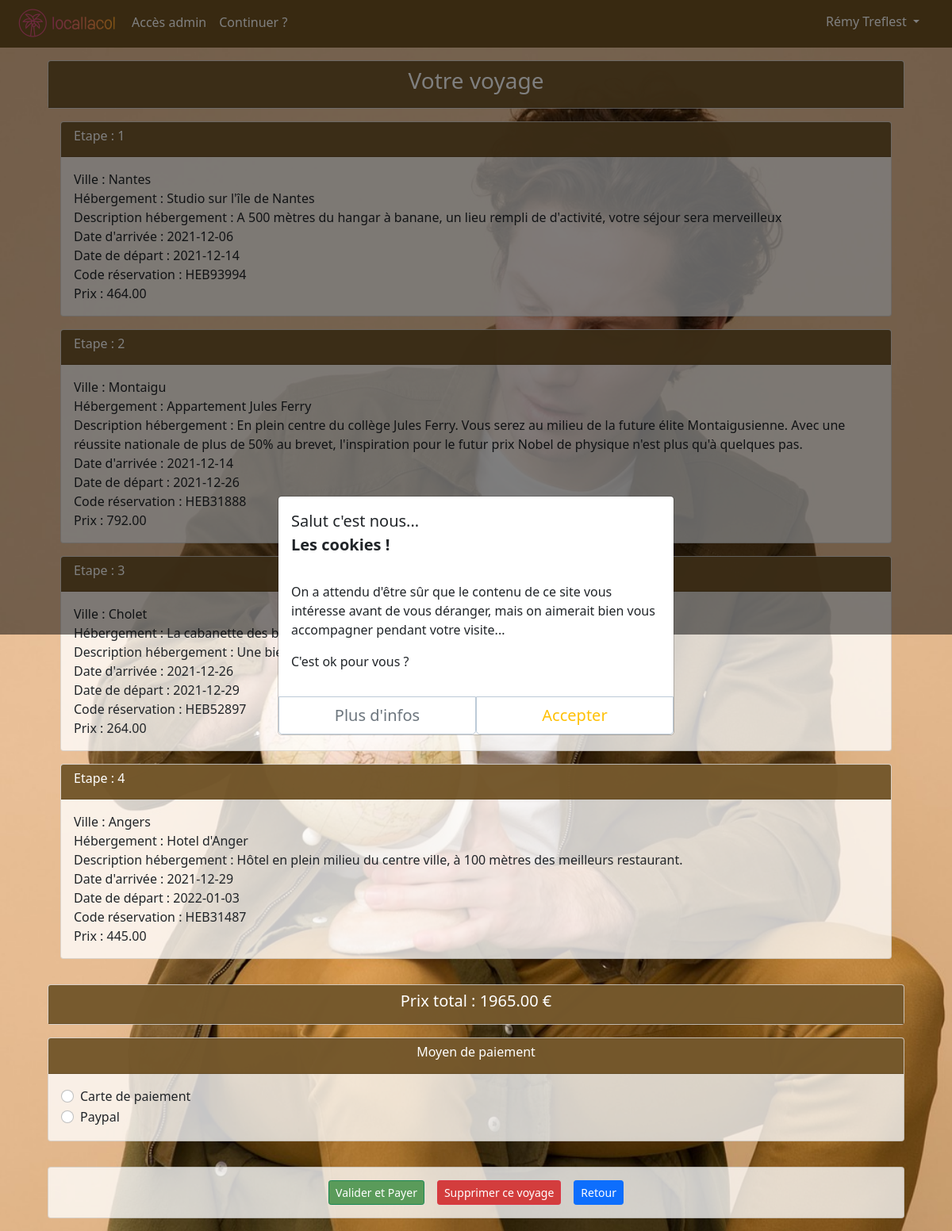
The page /vues/resumeTravel.php (signed in) on the database its author committed.
### tables this page shows
CREATE TABLE IF NOT EXISTS `reservations_hebergement` (
  `idReservationHebergement` int(11) NOT NULL AUTO_INCREMENT,
  `code_reservation` varchar(100) NOT NULL,
  `prix` decimal(7,2) NOT NULL,
  `dateDebut` date DEFAULT NULL,
  `dateFin` date DEFAULT NULL,
  `nbJours` int(11) DEFAULT NULL,
  `idVoyage` int(11) NOT NULL,
  `idUtilisateur` int(11) NOT NULL,
  `idHebergement` int(11) DEFAULT NULL,
  PRIMARY KEY (`idReservationHebergement`)
);

CREATE TABLE IF NOT EXISTS `reservations_voyages` (
  `idReservationVoyage` int(11) NOT NULL AUTO_INCREMENT,
  `idUtilisateur` int(11) NOT NULL,
  `prix` decimal(7,2) NOT NULL,
  `code_reservation` char(255) DEFAULT NULL,
  `is_building` tinyint(1) NOT NULL,
  PRIMARY KEY (`idReservationVoyage`)
);

CREATE TABLE IF NOT EXISTS `villes` (
  `idVille` int(11) NOT NULL AUTO_INCREMENT,
  `libelle` varchar(150) DEFAULT NULL,
  `latitude` float DEFAULT NULL,
  `longitude` float DEFAULT NULL,
  `idRegion` int(11) DEFAULT NULL,
  `description` text,
  `uuid` text,
  PRIMARY KEY (`idVille`)
);

CREATE TABLE IF NOT EXISTS `hebergement` (
  `idHebergement` int(11) NOT NULL AUTO_INCREMENT,
  `libelle` varchar(100) NOT NULL,
  `description` text NOT NULL,
  `idVille` int(11) NOT NULL,
  `latitude` float DEFAULT NULL,
  `longitude` float DEFAULT NULL,
  `prix` decimal(10,0) DEFAULT NULL,
  `uuid` text NOT NULL,
  `idUtilisateur` int(11) NOT NULL,
  `dateEnregistrement` date DEFAULT NULL,
  PRIMARY KEY (`idHebergement`)
);

### Modeles/Modele.php (called while the page is built)
<?php
class Modele {
    protected function getBdd()
    {
        $dsn = "mysql:host=localhost;dbname=ppe;charset=UTF8";
        $username = "root";
        $password = "";
        return new PDO($dsn, $username, $password, array(PDO::ATTR_ERRMODE => PDO::ERRMODE_EXCEPTION));
    }
}

### Modeles/ReservationVoyage.php (called while the page is built, shortened)
<?php
class ReservationVoyage extends Modele {
    private $prix;
    private $reservationsHebergement = [];
    public function __construct($idReservationVoyage = null)
    {
        if ($idReservationVoyage != null)
        {
            $requete = $this->getBdd()->prepare("SELECT * FROM reservations_voyages WHERE idReservationVoyage = ?");
            $requete->execute([$idReservationVoyage]);
            $infoReservation =  $requete->fetch(PDO::FETCH_ASSOC);
            $this->prix = $infoReservation["prix"];
            $requete = $this->getBdd()->prepare("SELECT * FROM reservations_hebergement WHERE idVoyage = ? ORDER BY idReservationHebergement ASC;");
            $requete->execute([$idReservationVoyage]);
            $infosIdReservationsHotels = $requete->fetchAll(PDO::FETCH_ASSOC);
            foreach ($infosIdReservationsHotels as $item)
            {
                $Reservation = new ReservationHebergement();
                $Reservation->initializeReservationHebergement($item['idReservationHebergement'], $item['dateDebut'], $item['dateFin'], $item['prix'], $item['code_reservation'], $item['nbJours'], $item['idVoyage'], $item['idUtilisateur'], $item['idHebergement'] );
                $this->reservationsHebergement[] = $Reservation;
            }
        }
    }
    public function getPrix()
    {
        return $this->prix;
    }
    public function getReservationHebergement()
    {
        return $this->reservationsHebergement;
    }
    public function getIdBuildingTravelByUserId($idUtilisateur){
        $requete = $this->getBdd()->prepare("SELECT * FROM reservations_voyages WHERE idUtilisateur = ? AND is_building = ?");
        $requete->execute([$idUtilisateur, true]);
        return $requete->fetch(PDO::FETCH_ASSOC)['idReservationVoyage'];
    }
}

### Modeles/ReservationHebergement.php (called while the page is built, shortened)
<?php
class ReservationHebergement extends Modele {
    private $dateDebut;
    private $dateFin;
    private $prix;
    private $codeReservation;
    private $idHebergement;
    public function initializeReservationHebergement($idReservationHebergement, $dateDebut, $dateFin, $prix, $codeReservation, $nbJours, $idVoyage, $idUtilisateur, $idHebergement)
    {
        $this->dateDebut = $dateDebut;
        $this->dateFin = $dateFin;
        $this->prix = $prix;
        $this->codeReservation = $codeReservation;
        $this->idHebergement = $idHebergement;
    }
    public function getDateDebut()
    {
        return $this->dateDebut;
    }
    public function getDateFin()
    {
        return $this->dateFin;
    }
    public function getPrix()
    {
        return $this->prix;
    }
    public function getCodeReservation()
    {
        return $this->codeReservation;
    }
    public function getIdHebergement()
    {
        return $this->idHebergement;
    }
    public function getHebergementById($hebergementId){
        $requete = $this->getBdd()->prepare("SELECT villes.idRegion, villes.libelle as villeNom, hebergement.libelle as nomHebergement, hebergement.description FROM hebergement INNER JOIN reservations_hebergement USING(idHebergement) INNER JOIN villes USING(idVille) INNER JOIN regions USING(idRegion) WHERE idHebergement = ?");
        $requete->execute([$hebergementId]);
        return $requete->fetch(PDO::FETCH_ASSOC);
    }
}

### vues/resumeTravel.php (the view, shortened to what this page needs)
<?php
require_once "header.php";
if(!empty($_SESSION['idUtilisateur'])){
    $ReservationVoyage = new ReservationVoyage();
    $buildingTravelId = $ReservationVoyage->getIdBuildingTravelByUserId($_SESSION['idUtilisateur']);
    if($buildingTravelId != null){
        $ReservationVoyage = new ReservationVoyage($buildingTravelId);
    ?>
        <div id="resume-main-container">
            <div>
                <?php if (!empty($_GET['building'])){ ?>
                    <div class="card my-3">
                        <div class="card-header text-center"><h4>Voici le dernier voyage que nous recensons pour vous :</h4></div>
                    </div>
                <?php } else { ?>
                    <div class="card my-3">
                        <div class="card-header text-center"><h3>Votre voyage</h3></div>
                    </div>
                <?php } ?>
                <?php
                    if($buildingTravelId != null){
                        $index = 1;
                        foreach ($ReservationVoyage->getReservationHebergement() as $reservationHebergement){
                            $infos = $reservationHebergement->getHebergementById($reservationHebergement->getIdHebergement());
                            ?>
                            <div class="mx-3 my-3 card">
                                <div class="card-header"><h6>Etape : <?=$index?></h6></div>
                                <div class="card-body">
                                    <div>Ville : <?=$infos['villeNom']?></div>
                                    <div>Hébergement : <?=$infos['nomHebergement']?></div>
                                    <div>Description hébergement : <?=$infos['description']?></div>
                                    <div>Date d'arrivée : <?=$reservationHebergement->getDateDebut()?></div>
                                    <div>Date de départ : <?=$reservationHebergement->getDateFin()?></div>
                                    <div>Code réservation : <?=$reservationHebergement->getCodeReservation()?></div>
                                    <div>Prix : <?=$reservationHebergement->getPrix()?></div>
                                </div>
                            </div>
                            <?php
                            $index++;
                        }
                    }
                ?>
            </div>
            <div class="card my-3">
                <div class="card-header text-center"><h5>Prix total : <?=$ReservationVoyage->getPrix();?> €</h5></div>
            </div>
            <?php if (!empty($_GET['building'])){ ?>
                    <form action="../controleurs/deleteBuildingTravel.php" method="POST">
                        <div class="card mb-3">
                            <div class="card-body d-flex justify-content-center">
                                <button class="mx-2 raise">Continuer ce voyage</button>
                                <button name="cancel" value="1" class="mx-2 close2">Supprimer ce voyage</button>
                            </div>
                        </div>
                    </form>
            <?php } else { ?>
                    <div class="card mb-3">
                        <div class="card-header text-center"><h6>Moyen de paiement</h6></div>
                        <div class="card-body">
                            <div class="form-check">
                                <input class="form-check-input" type="radio" name="paiement" id="radio-1">
                                <label class="form-check-label" for="radio-1">
                                Carte de paiement
                                </label>
                            </div>
                            <div class="form-check">
                                <input class="form-check-input" type="radio" name="paiement" id="radio-2">
                                <label class="form-check-label" for="radio-2">
                                Paypal
                                </label>
                            </div>
                        </div>
                    </div>
                    <form action="../controleurs/deleteBuildingTravel.php" method="POST">
                        <div class="card my-3">
                            <div class="card-body d-flex justify-content-center">
                                <button name="validate" value="1" class="mx-2 btn btn-success btn-sm">Valider et Payer</button>
                                <button name="cancel" value="1" class="mx-2 btn btn-danger btn-sm">Supprimer ce voyage</button>
                                <button class="mx-2 btn btn-primary btn-sm">Retour</button>
                            </div>
                        </div>
                    </form>
            <?php } ?>
        </div>
    <?php
    } else {
        header('location: createTravel.php?idRegion=' . $_SESSION['idRegion']);
    }
} else { ?>
    <div class="alert alert-warning">Vous devez être connecté pour accéder à ce contenu</div>
<?php } ?>
<?php
require_once "footer.php";
?>

### assets/css/style.css (style rules this page uses)
:root { --color-map-is-active: #3f5eb6; --color-offset-button-from: rgba(255, 157, 0, 0.698); --color-offset-button-to: rgba(218, 134, 0, 0.794); --color-close-button: rgb(58, 58, 58); --navbar-height: 60px; }
* { margin: 0; padding: 0; box-sizing: border-box; }
.card { background-color: rgb(255, 255, 255, 0.777); }
.card-header { background-color: #694b1be7; color: white; }
.btn-success { background-color: rgb(90, 155, 90); }
.btn-danger { background-color: rgb(211, 61, 61); }
body { background: center / cover no-repeat url("../../assets/src/img/man.jpg"); background-attachment: fixed; }
#resume-main-container { display: flex; flex-direction: column; height: calc(100vh - var(--navbar-height)); margin-left: auto; margin-right: auto; max-width: 1080px; }

### rows shown on the page
reservations_hebergement: villes.libelle "Nantes", idHebergement.libelle "Studio sur l'île de Nantes", idHebergement.description "A 500 mètres du hangar à banane, un lieu rempli de d'activité, votre séjour sera merveilleux", dateDebut "2021-12-06", dateFin "2021-12-14", code_reservation "HEB93994", prix "464.00"
reservations_voyages: prix "1965.00"
reservations_hebergement: villes.libelle "Montaigu", idHebergement.libelle "Appartement Jules Ferry", idHebergement.description "En plein centre du collège Jules Ferry. Vous serez au milieu de la future élite Montaigusienne. Avec une réussite nationale de plus de 50% au brevet, l'inspiration pour le futur prix Nobel de physique n'est plus qu'à quelques pas.", dateDebut "2021-12-14", dateFin "2021-12-26", code_reservation "HEB31888", prix "792.00"
reservations_hebergement: villes.libelle "Cholet", idHebergement.libelle "La cabanette des beaux bois", idHebergement.description "Une…", dateDebut "2021-12-26", dateFin "2021-12-29", code_reservation "HEB52897", prix "264.00"
reservations_hebergement: villes.libelle "Angers", idHebergement.libelle "Hotel d'Anger", idHebergement.description "Hôtel en plein milieu du centre ville, à 100 mètres des meilleurs restaurant.", dateDebut "2021-12-29", dateFin "2022-01-03", code_reservation "HEB31487", prix "445.00"

### other values the page prints
$_SESSION["prenom"] "Rémy"
$_SESSION["nom"] "Treflest"
